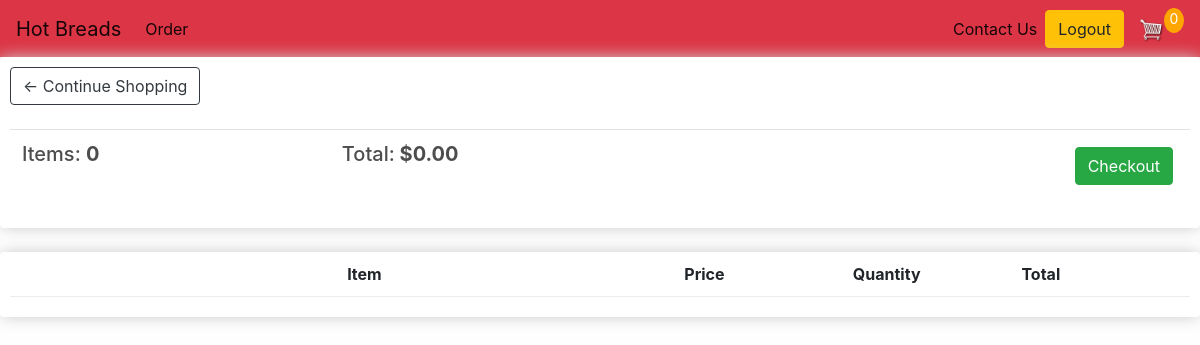
/cart/ (signed in), run on an earlier commit of the app's database.
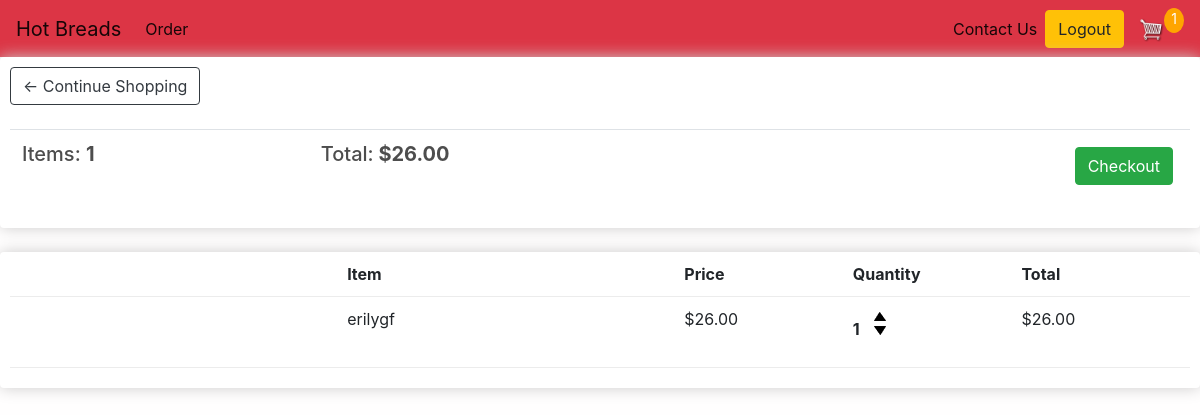
And on a later commit of the database.
### main/models.py (models this page shows, shortened)
class Order(models.Model):
    customer = models.ForeignKey(Customer, on_delete=models.CASCADE, blank=True, null=True)
    date_ordered = models.DateTimeField(auto_now_add=True)
    complete = models.BooleanField(default=False, null=True, blank=True)
    transaction_id = models.CharField(max_length=200, null=True)
    delivery = models.CharField(max_length=200, null=True)
    location = models.CharField(max_length=500, choices=locations, null=True)
    address = models.CharField(max_length=200, null=True)
    city = models.CharField(max_length=200, null=True)
    state = models.CharField(max_length=200, null=True)
    zipcode = models.CharField(max_length=200, null=True)
    @property
    def get_cart_total(self):
        orderitems = self.orderitem_set.all()
        total = sum([item.get_total for item in orderitems])
        return total
    @property
    def get_cart_items(self):
        orderitems = self.orderitem_set.all()
        total = sum([item.quantity for item in orderitems])
        return total

class OrderItem(models.Model):
    product = models.ForeignKey(Product, on_delete=models.SET_NULL, blank=True, null=True)
    order = models.ForeignKey(Order, on_delete=models.SET_NULL, blank=True, null=True)
    quantity = models.IntegerField(default=0, null=True, blank=True)
    date_added = models.DateTimeField(auto_now_add=True)
    @property
    def get_total(self):
        total = self.product.price * self.quantity
        return total

class Product(models.Model):
    name = models.CharField(max_length=200, null=True)
    price = models.DecimalField(max_digits=7, decimal_places=2)
    image = models.ImageField(null=True, blank=True)
    @property
    def imageURL(self):
        try:
            url = self.image.url
        except:
            url = ''
        return url

### main/views.py (the view)
# urls.py: path('cart/', cart, name="cart")
def cart(request):
    data = cartData(request=request)
    cartItems = data['cartItems']
    order = data['order']
    items = data['items']
    context = {'items':items, 'order':order, 'cartItems':cartItems}
    return render(request, 'cart.html', context)

### main/utils.py (called while the page is built)
def cartData(request):
    if request.user.is_authenticated:
        customer = request.user.customer
        order, created = Order.objects.get_or_create(customer=customer, complete=False)
        items = order.orderitem_set.all()
        cartItems = order.get_cart_items
    else:
        cookieData = cookieCart(request=request)
        cartItems = cookieData['cartItems']
        order = cookieData['order']
        items = cookieData['items']
    return {'cartItems':cartItems, 'order':order, 'items':items}

### signup/models.py (called while the page is built)
    def __str__(self):
        return self.email

### templates/cart.html
{% extends 'base.html'%}
{% load static %}
{% block body %}
	<div class="row">
		<div class="col-lg-12">
			<div class="box-element">
				<a  class="btn btn-outline-dark" href="{% url 'order' %}">&#x2190; Continue Shopping</a>
				<br>
				<br>
				<table class="table">
					<tr>
						<th><h5>Items: <strong>{{order.get_cart_items}}</strong></h5></th>
						<th><h5>Total:<strong> ${{order.get_cart_total|floatformat:2}}</strong></h5></th>
						<th>
							<a  style="float:right; margin:5px;" class="btn btn-success" href="{% url 'checkout' %}">Checkout</a>
						</th>
					</tr>
				</table>
			</div>
			<br>
			<div class="box-element">
				<div class="cart-row">
					<div style="flex:2"></div>
					<div style="flex:2"><strong>Item</strong></div>
					<div style="flex:1"><strong>Price</strong></div>
					<div style="flex:1"><strong>Quantity</strong></div>
					<div style="flex:1"><strong>Total</strong></div>
				</div>
				{% for item in items %}
				<div class="cart-row">
					<div style="flex:2"><img class="row-image" src="{{item.product.imageURL}}"></div>
					<div style="flex:2"><p>{{item.product.name}}</p></div>
					<div style="flex:1"><p>${{item.product.price|floatformat:2}}</p></div>
					<div style="flex:1">
						<p class="quantity">{{item.quantity}}</p>
						<div class="quantity">
							<img data-product="{{item.product.id}}" data-action="add" class="chg-quantity update-cart" src="{% static  'images/arrow-up.png' %}">
							<img data-product="{{item.product.id}}" data-action="remove" class="chg-quantity update-cart" src="{% static 'images/arrow-down.png' %}">
						</div>
					</div>
					<div style="flex:1"><p>${{item.get_total|floatformat:2}}</p></div>
				</div>
				{% endfor %}
			</div>
		</div>
	</div>
{% endblock body %}

What changed in the data, as far as the page shows it:
computed for Order: get_cart_items "0" → "1"; get_cart_total "0.00" → "26.00"
added OrderItem: product.name "erilygf", product.price "26.00", quantity "1", get_total "26.00"
Also different on the page:
{{ cartItems }}: "0" → "1"
